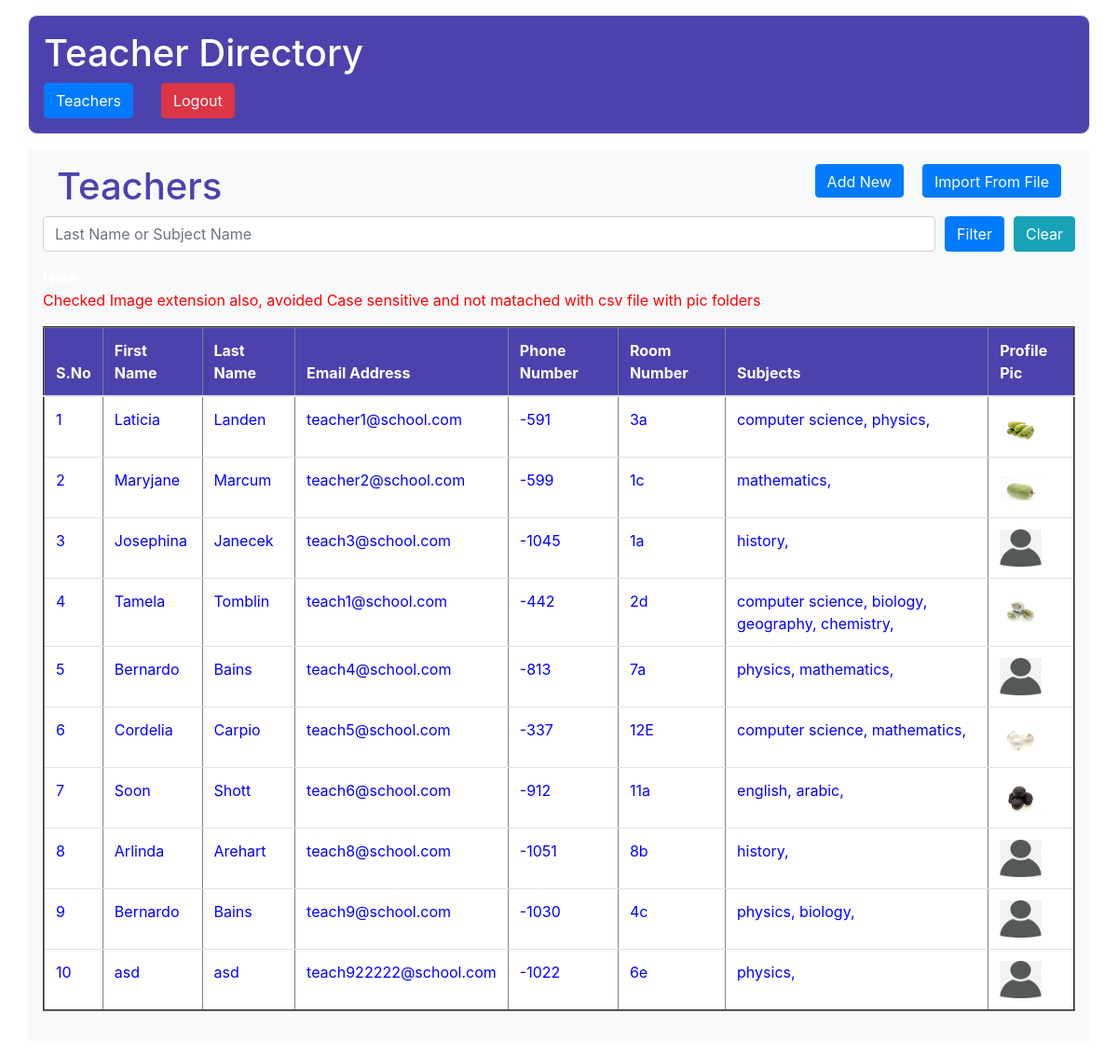
The page /DataView/ (signed in) on the database its author committed.
### directory/models.py (models this page shows, shortened)
class TeacherModel(models.Model):
    FirstName = models.CharField(max_length=100)
    LastName = models.CharField(max_length=100)
    Profilepicture = models.CharField(max_length=100)
    EmailAddress = models.CharField(unique=True, max_length=100)
    PhoneNumber = models.CharField(max_length=100)
    RoomNumber = models.CharField(max_length=100)
    Subjectstaught = models.ManyToManyField(SubjectsModel)
    class Meta:
        db_table = 'Teachers'

class SubjectsModel(models.Model):
    Subjectstaught = models.CharField(max_length=100)
    class Meta:
        db_table = 'Subjects'

### directory/views.py (the view, shortened to what this page needs)
# urls.py: path('DataView/', dt.AllTeacherDataView.as_view(), name='DataView'),
class AllTeacherDataView(View):
    @method_decorator(login_required(login_url='/Login/'))
    def get(self, request, *args, **kwargs):
        qs = TeacherModel.objects.all()
        return render(request, 'AllData.html', {'data': qs})

### assets/templates/AllData.html (shortened to what this page needs)
{%extends 'appbase.html'%}
{%block contents%}
<div class="container p-3 my-3 bg-light text-white">
    <div class="col toprow" style="display:flex;justify-content:space-between;height: 36px;
    margin-bottom: 20px;">
        <h1 style="color:#4b42ad ;">Teachers</h1>
        <div class="add_btns"  style="display:flex;justify-content:space-between;grid-column-gap: 20px;">
            <a href="{%url 'AddTeacherData'%}" class="btn btn-primary">Add New</a>
            <a href="{%url 'importedForm'%}" class="btn btn-primary">Import From File</a>
        </div>
    </div>
    <form action="{%url 'DataView'%}" method="post">
    <div class="form-group" style="display: flex;grid-column-gap:10px">
      <input type="user" class="form-control" name="filtertext" placeholder="Last Name or Subject Name" id="user">
      <button type="submit" class="btn btn-primary">Filter</button>
      <button type="submit" class="btn btn-info">Clear</button>
    </div>
  </form>
    <span>
        <strong>Note:</strong><p style="color:RED">Checked Image extension also, avoided Case sensitive and not matached with csv file with pic folders</p>
    </span>
    <table border="2px" class="table table-hover">
                    <thead style="background: #4b42ad !important;
                    color: white;">
                    <tr class="">
                        <th scope="col">S.No</th>
                        <th scope="col">First Name</th>
                        <th scope="col">Last Name</th>
                        <th scope="col">Email Address</th>
                        <th scope="col">Phone Number</th>
                        <th scope="col">Room Number</th>
                        <th scope="col">Subjects</th>
                        <th scope="col">Profile Pic</th>
                    </tr>
                    </thead>
                    <tbody>
                    {% for i in data %}
                    <tr scope="row" style="color: BLUE; background-color:White">
                        <td>{{forloop.counter}}</td>
                        <td>{{i.FirstName}}</td>
                        <td>{{i.LastName}}</td>
                        <td>{{i.EmailAddress}}</td>
                        <td>{{i.PhoneNumber}}</td>
                        <td>{{i.RoomNumber}}</td>
                        <td>{% for subject in i.Subjectstaught.all %}
                            {{subject.Subjectstaught}},
                            {% endfor %}
                        </td>
                        <td><a href="/GetProfilePage/?uid={{ i.id }}"><img src="/media/profilepic/{{i.Profilepicture}}" width="45" height="40"></a> </td>
                    </tr>
                    {% endfor %}
                    </tbody>
                </table>
</div>
{%endblock%}

### rows shown on the page
TeacherModel: FirstName "Laticia", LastName "Landen", EmailAddress "teacher1@school.com", PhoneNumber "-591", RoomNumber "3a", Profilepicture (picture)
SubjectsModel: Subjectstaught "computer science"
SubjectsModel: Subjectstaught "physics"
TeacherModel: FirstName "Maryjane", LastName "Marcum", EmailAddress "teacher2@school.com", PhoneNumber "-599", RoomNumber "1c", Profilepicture (picture)
SubjectsModel: Subjectstaught "mathematics"
TeacherModel: FirstName "Josephina", LastName "Janecek", EmailAddress "teach3@school.com", PhoneNumber "-1045", RoomNumber "1a", Profilepicture (placeholder picture)
SubjectsModel: Subjectstaught "history"
TeacherModel: FirstName "Tamela", LastName "Tomblin", EmailAddress "teach1@school.com", PhoneNumber "-442", RoomNumber "2d", Profilepicture (picture)
SubjectsModel: Subjectstaught "biology"
SubjectsModel: Subjectstaught "geography"
SubjectsModel: Subjectstaught "chemistry"
TeacherModel: FirstName "Bernardo", LastName "Bains", EmailAddress "teach4@school.com", PhoneNumber "-813", RoomNumber "7a", Profilepicture (placeholder picture)
TeacherModel: FirstName "Cordelia", LastName "Carpio", EmailAddress "teach5@school.com", PhoneNumber "-337", RoomNumber "12E", Profilepicture (picture)
TeacherModel: FirstName "Soon", LastName "Shott", EmailAddress "teach6@school.com", PhoneNumber "-912", RoomNumber "11a", Profilepicture (picture)
SubjectsModel: Subjectstaught "english"
SubjectsModel: Subjectstaught "arabic"
TeacherModel: FirstName "Arlinda", LastName "Arehart", EmailAddress "teach8@school.com", PhoneNumber "-1051", RoomNumber "8b", Profilepicture (placeholder picture)
TeacherModel: FirstName "Bernardo", LastName "Bains", EmailAddress "teach9@school.com", PhoneNumber "-1030", RoomNumber "4c", Profilepicture (placeholder picture)
TeacherModel: FirstName "asd", LastName "asd", EmailAddress "teach922222@school.com", PhoneNumber "-1022", RoomNumber "6e", Profilepicture (placeholder picture)
